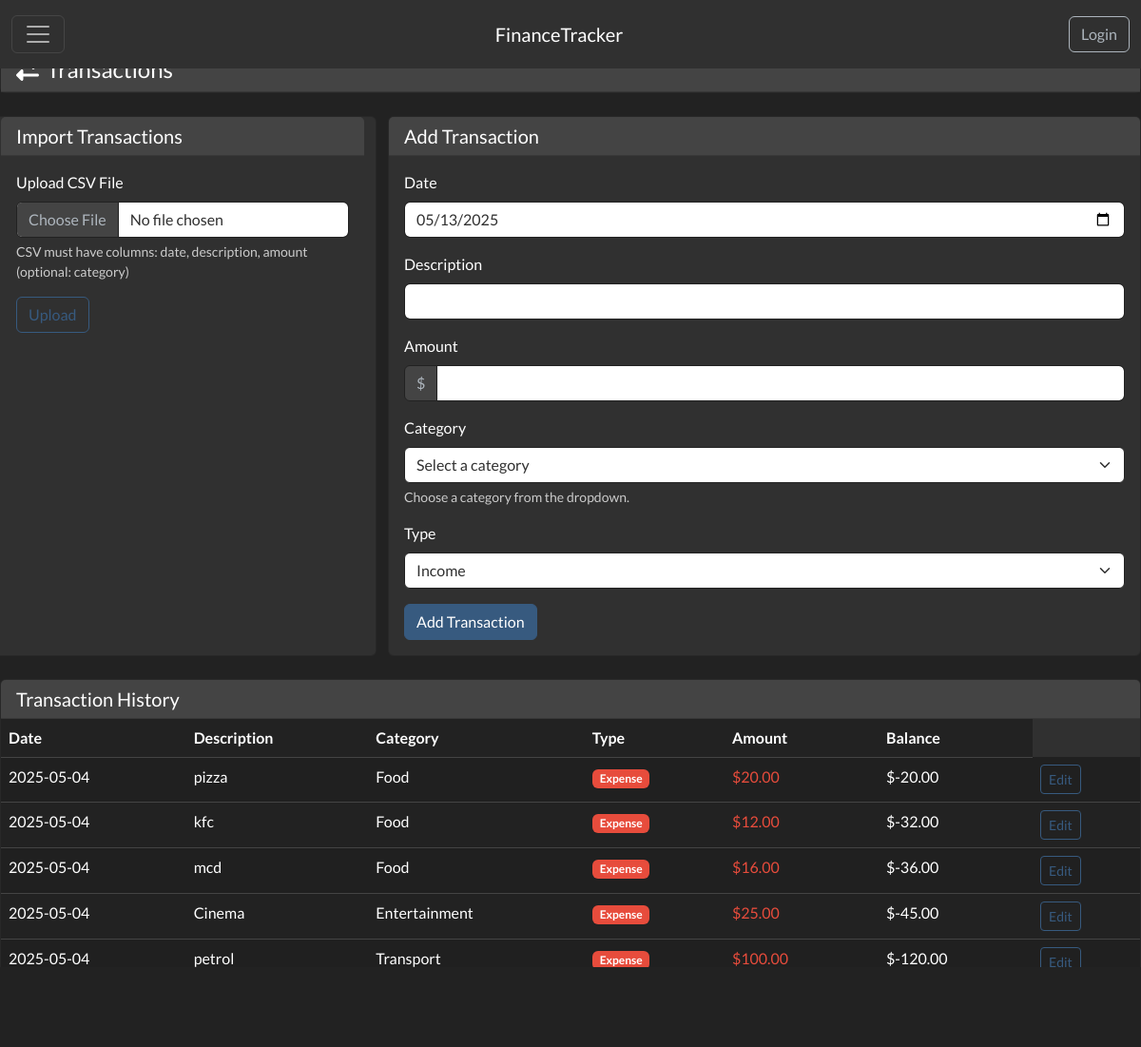
The app's page /transactions/transactions, older data.
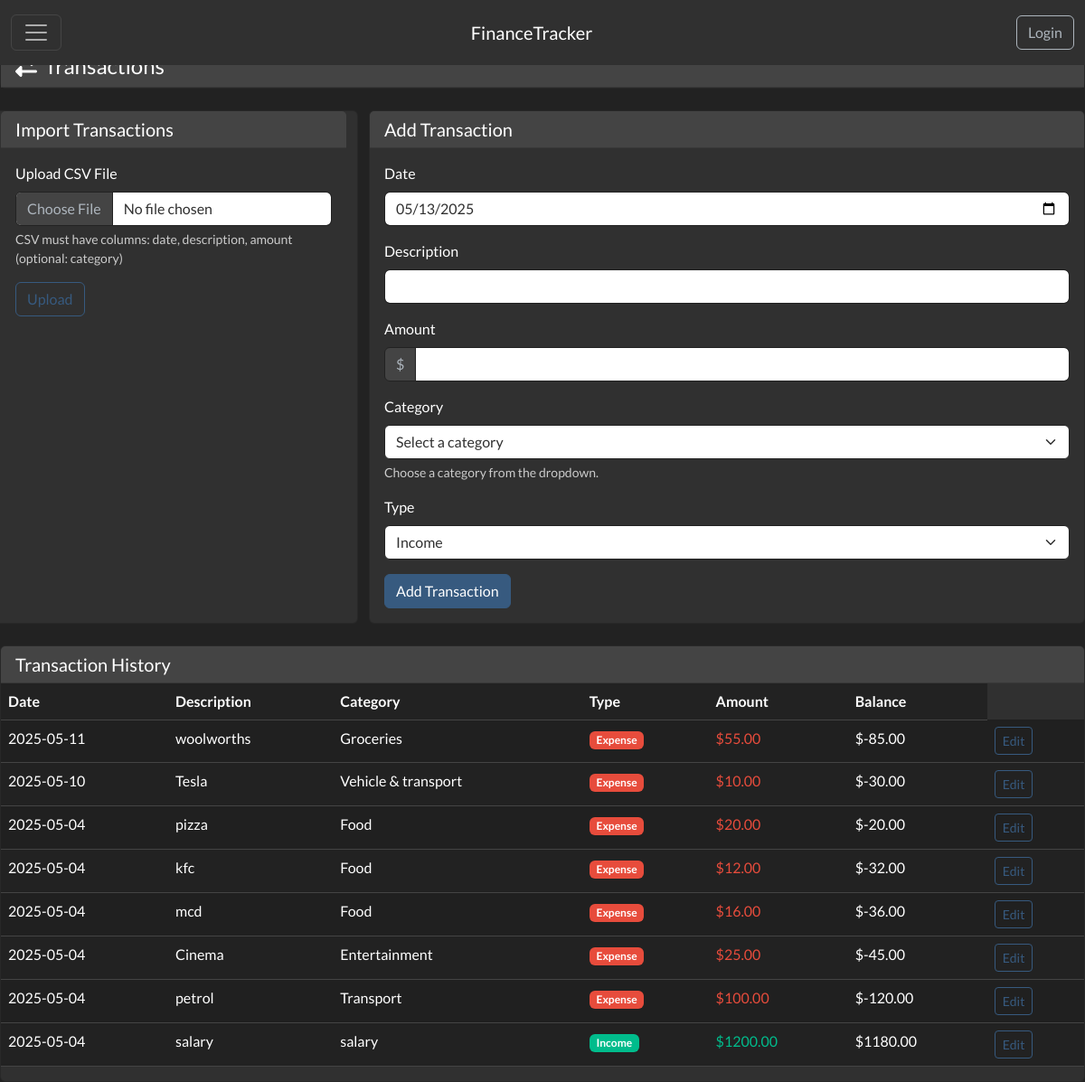
The same page, newer data.
### app/transactions/models.py (models this page shows, shortened)
class Transaction(db.Model):
    id = db.Column(db.Integer, primary_key=True)
    user_id = db.Column(db.Integer, db.ForeignKey('user.id'), nullable=False)
    date = db.Column(db.DateTime, nullable=False, default=datetime.utcnow)
    description = db.Column(db.String(256), nullable=False)
    amount = db.Column(db.Float, nullable=False)
    balance = db.Column(db.Float, nullable=False)
    category = db.Column(db.String(64), nullable=True)
    transaction_type = db.Column(db.String(32), nullable=True)  # income, expense, transfer

### app/transactions/routes.py (the view, shortened to what this page needs)
@transactions_bp.route('/transactions', methods=['GET', 'POST'])
def transactions_view():
    upload_form = TransactionUploadForm()
    transaction_form = TransactionForm()
    transactions = Transaction.query.filter_by(user_id=1).order_by(Transaction.date.desc()).all()
    return render_template('transactions/transactions.html', title='Transactions',
                           upload_form=upload_form,
                           transaction_form=transaction_form,
                           transactions=transactions)

### app/transactions/forms.py
class TransactionUploadForm(FlaskForm):
    csv_file = FileField('Upload CSV File', validators=[DataRequired()])
    submit = SubmitField('Upload')

class TransactionForm(FlaskForm):
    date = DateField('Date', validators=[DataRequired()], default=datetime.utcnow)
    description = StringField('Description', validators=[DataRequired(), Length(max=256)])
    amount = FloatField('Amount', validators=[DataRequired()])
    category = StringField('Category', validators=[DataRequired(), Length(max=64)])
    transaction_type = SelectField('Type', choices=[('income', 'Income'), ('expense', 'Expense'), ('transfer', 'Transfer')], validators=[DataRequired()])
    submit = SubmitField('Add Transaction')

### app/transactions/templates/transactions/transactions.html (shortened to what this page needs)
{% extends "base.html" %}
{% block head %}
{{ super() }}
{% endblock %}
{% block content %}
<div class="row mb-4">
    <div class="col-md-12">
        <div class="card">
            <div class="card-header">
                <h4 class="mb-0"><i class="fas fa-exchange-alt me-2"></i>Transactions</h4>
            </div>
        </div>
    </div>
</div>
<div class="row">
    <div class="card col-sm-4 mb-4">
        <div class="card-header">
            <h5 class="mb-0">Import Transactions</h5>
        </div>
        <div class="card-body">
            <form method="POST" action="{{ url_for('transactions.upload_transactions') }}" enctype="multipart/form-data">
                <div class="mb-3">
                    {{ upload_form.csv_file.label(class="form-label") }}
                    {% if upload_form.csv_file.errors %}
                        {{ upload_form.csv_file(class="form-control is-invalid") }}
                        <div class="invalid-feedback">
                            {% for error in upload_form.csv_file.errors %}
                                {{ error }}
                            {% endfor %}
                        </div>
                    {% else %}
                        {{ upload_form.csv_file(class="form-control") }}
                    {% endif %}
                    <div class="form-text">CSV must have columns: date, description, amount (optional: category)</div>
                </div>
                <div class="gap-2">
                    {{ upload_form.submit(class="btn btn-outline-primary") }}
                </div>
            </form>
        </div>
    </div>
    <div class="col mb-4">
        <div class="card h-100">
            <div class="card-header">
                <h5 class="mb-0">Add Transaction</h5>
            </div>
            <div class="card-body">
                <form method="POST" action="">
                    <div class="mb-3">
                        {{ transaction_form.date.label(class="form-label") }}
                        {% if transaction_form.date.errors %}
                            {{ transaction_form.date(class="form-control is-invalid") }}
                            <div class="invalid-feedback">
                                {% for error in transaction_form.date.errors %}
                                    {{ error }}
                                {% endfor %}
                            </div>
                        {% else %}
                            {{ transaction_form.date(class="form-control", type="date") }}
                        {% endif %}
                    </div>
                    <div class="mb-3">
                        {{ transaction_form.description.label(class="form-label") }}
                        {% if transaction_form.description.errors %}
                            {{ transaction_form.description(class="form-control is-invalid") }}
                            <div class="invalid-feedback">
                                {% for error in transaction_form.description.errors %}
                                    {{ error }}
                                {% endfor %}
                            </div>
                        {% else %}
                            {{ transaction_form.description(class="form-control") }}
                        {% endif %}
                    </div>
                    <div class="mb-3">
                        {{ transaction_form.amount.label(class="form-label") }}
                        <div class="input-group">
                            <span class="input-group-text">$</span>
                            {% if transaction_form.amount.errors %}
                                {{ transaction_form.amount(class="form-control is-invalid", step="0.01") }}
                                <div class="invalid-feedback">
                                    {% for error in transaction_form.amount.errors %}
                                        {{ error }}
                                    {% endfor %}
                                </div>
                            {% else %}
                                {{ transaction_form.amount(class="form-control", step="0.01") }}
                            {% endif %}
                        </div>
                    </div>
                    <div class="mb-3">
                        {{ transaction_form.category.label(class="form-label") }}
                        {% if transaction_form.category.errors %}
                            <select class="form-select is-invalid" name="category" id="category">
                                <option value="" disabled selected>Select a category</option>
                                <option value="Business">Business</option>
                                <option value="Cash">Cash</option>
                                <option value="Childcare">Childcare</option>
                                <option value="Eating out & takeaway">Eating out & takeaway</option>
                                <option value="Education">Education</option>
                                <option value="Entertainment">Entertainment</option>
                                <option value="Fees & interest">Fees & interest</option>
                                <option value="Gifts & donations">Gifts & donations</option>
                                <option value="Groceries">Groceries</option>
                                <option value="Health & medical">Health & medical</option>
                                <option value="Home">Home</option>
                                <option value="Home loan">Home loan</option>
                                <option value="Insurance">Insurance</option>
                                <option value="Other investments">Other investments</option>
                                <option value="Personal care">Personal care</option>
                                <option value="Pets">Pets</option>
                                <option value="Professional services">Professional services</option>
                                <option value="Shares">Shares</option>
                                <option value="Shopping">Shopping</option>
                                <option value="Sport & fitness">Sport & fitness</option>
                                <option value="Super contribution">Super contribution</option>
                                <option value="Tax paid">Tax paid</option>
                                <option value="Transfer & payments">Transfer & payments</option>
                                <option value="Travel & holidays">Travel & holidays</option>
                                <option value="Uncategorised">Uncategorised</option>
                                <option value="Utilities">Utilities</option>
                                <option value="Vehicle & transport">Vehicle & transport</option>
                            </select>
                            <div class="invalid-feedback">
                                {% for error in transaction_form.category.errors %}
                                    {{ error }}
                                {% endfor %}
                            </div>
                        {% else %}
                            <select class="form-select" name="category" id="category">
                                <option value="" disabled selected>Select a category</option>
                            </select>
                        {% endif %}
                        <div class="form-text">Choose a category from the dropdown.</div>
                    </div>
                    <div class="mb-3">
                        {{ transaction_form.transaction_type.label(class="form-label") }}
                        {% if transaction_form.transaction_type.errors %}
                            {{ transaction_form.transaction_type(class="form-select is-invalid") }}
                            <div class="invalid-feedback">
                                {% for error in transaction_form.transaction_type.errors %}
                                    {{ error }}
                                {% endfor %}
                            </div>
                        {% else %}
                            {{ transaction_form.transaction_type(class="form-select") }}
                        {% endif %}
                    </div>
                    <div class="gap-2">
                        {{ transaction_form.submit(class="btn btn-primary") }}
                    </div>
                </form>
            </div>
        </div>
    </div>
</div>
<div class="row">
    <div class="col">
        <div class="card h-100">
            <div class="card-header">
                <h5 class="mb-0">Transaction History</h5>
            </div>
            <div class="card-body p-0">
                <div class="table-responsive">
                    <table class="table table-striped table-hover" id="transactions-table">
                        <thead>
                            <tr>
                                <th>Date</th>
                                <th>Description</th>
                                <th>Category</th>
                                <th>Type</th>
                                <th>Amount</th>
                                <th>Balance</th>
                            </tr>
                        </thead>
                        <tbody>
                            {% if transactions %}
                                {% for transaction in transactions %}
                                <tr>
                                    <td>{{ transaction.date.strftime('%Y-%m-%d') }}</td>
                                    <td>{{ transaction.description }}</td>
                                    <td>{{ transaction.category or 'Uncategorized' }}</td>
                                    <td>
                                        <span class="badge {{ 'bg-success' if transaction.transaction_type == 'income' else 'bg-danger' }}">
                                            {{ transaction.transaction_type.title() }}
                                        </span>
                                    </td>
                                    <td class="{{ 'text-success' if transaction.transaction_type == 'income' else 'text-danger' }}">
                                        {{ "$%.2f"|format(transaction.amount) }}
                                    </td>
                                    <td>{{ "$%.2f"|format(transaction.balance) }}</td>
                                    <td>
                                        <button
                                            class="btn btn-sm btn-outline-primary edit-button"
                                            data-id="{{ transaction.id }}"
                                            data-date="{{ transaction.date.strftime('%Y-%m-%d') }}"
                                            data-description="{{ transaction.description }}"
                                            data-category="{{ transaction.category }}"
                                            data-type="{{ transaction.transaction_type }}"
                                            data-amount="{{ transaction.amount }}">
                                            Edit
                                        </button>
                                    </td>
                                </tr>
                                {% endfor %}
                            {% else %}
                                <tr>
                                    <td colspan="7" class="text-center">No transactions found</td>
                                </tr>
                            {% endif %}
                        </tbody>
                    </table>
                </div>
            </div>
        </div>
    </div>
</div>
{% endblock %}

### app/templates/base.html (shortened to what this page needs)
<!doctype html>
<html>
<head>
    {% block head %}
    <link rel="stylesheet" href="{{ url_for('static', filename='css/style.css') }}">
    <link href="https://cdn.jsdelivr.net/npm/bootswatch@5.3.0/dist/darkly/bootstrap.min.css" rel="stylesheet">
    {% endblock %}
</head>
<body>
    <header>
        <nav class="navbar navbar-dark bg-dark fixed-top">
            <div class="container-fluid">
                <button class="navbar-toggler" type="button" data-bs-toggle="offcanvas" data-bs-target="#offcanvasDarkNavbar" aria-controls="offcanvasDarkNavbar" aria-label="Toggle navigation">
                    <span class="navbar-toggler-icon"></span>
                  </button>
                  <a class="navbar-brand" href="{{ url_for('home') }}">
                  FinanceTracker
                  </a>
                <a class="btn btn-outline-light" href="{{ url_for('authentication.login') if not g.user else '#' }}">
                {{ g.user.name if g.user else 'Login' }}
                </a>
            </div>
          </nav>
      </header>
    {% block content %}
    {% endblock %}
</body>
</html>

### app/static/css/style.css (style rules this page uses)
body { font-family: Arial, sans-serif; background-color: #a7a7a7; text-align: center; padding-top: 50px; }

Row changes from the older to the newer data that the page shows:
added Transaction: amount "$55.00", balance "$-85.00"
added Transaction: amount "$10.00", balance "$-30.00"
now on this page (row unchanged): Transaction: amount "$1200.00", balance "$1180.00"
